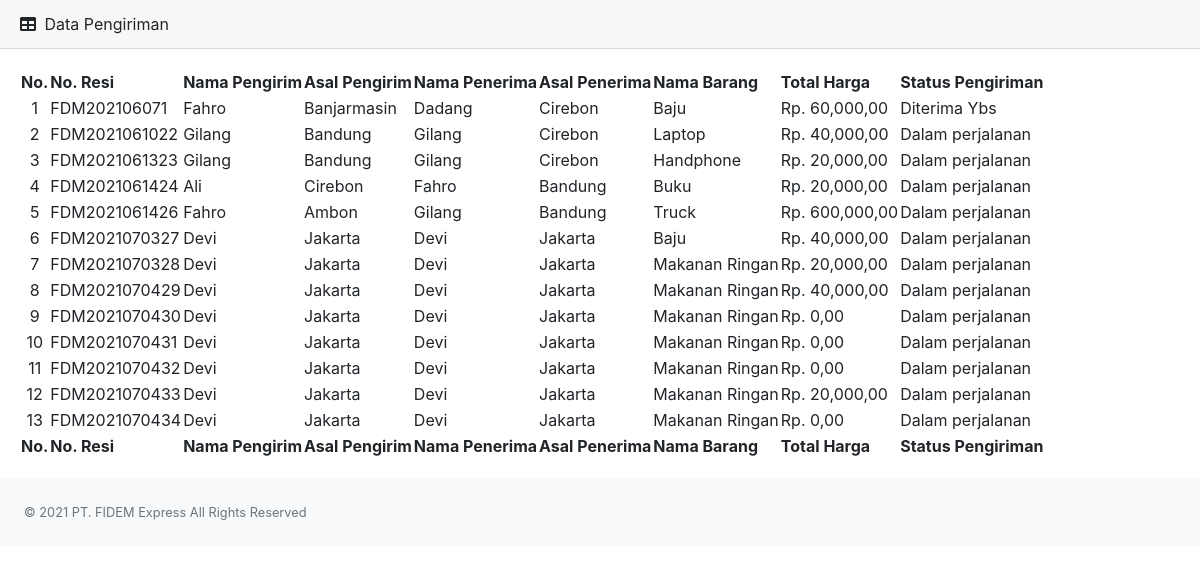
/admin/index.php (signed in), run on the app's committed database.
### tables this page shows
CREATE TABLE `order` (
  `id` int(11) NOT NULL,
  `no_resi` varchar(50) NOT NULL,
  `tgl_transaksi` varchar(25) NOT NULL,
  `nama_pengirim` varchar(100) NOT NULL,
  `asal_pengirim` varchar(50) NOT NULL,
  `alamat_pengirim` varchar(500) NOT NULL,
  `pos_pengirim` varchar(10) NOT NULL,
  `nomor_pengirim` varchar(25) NOT NULL,
  `nama_penerima` varchar(100) NOT NULL,
  `asal_penerima` varchar(50) NOT NULL,
  `alamat_penerima` varchar(500) NOT NULL,
  `pos_penerima` varchar(10) NOT NULL,
  `nomor_penerima` varchar(25) NOT NULL,
  `nama_barang` varchar(50) NOT NULL,
  `berat_barang` varchar(10) NOT NULL,
  `jenis_barang` varchar(30) NOT NULL,
  `banyak_barang` varchar(5) NOT NULL,
  `total_transaksi` varchar(50) NOT NULL,
  `status` varchar(100) NOT NULL
);

### admin/functions.php (called while the page is built, shortened)
<?php
function rupiah($harga)
{
    $hasil = "Rp. " . number_format($harga, '2', ',', ',');
    return $hasil;
}

### admin/index.php (the view, shortened to what this page needs)
<?php
require "functions.php";
?>
<!DOCTYPE html>
<html lang="en">
<head>
    <link href="https://cdn.jsdelivr.net/npm/simple-datatables@latest/dist/style.css" rel="stylesheet" />
    <link href="css/styles.css" rel="stylesheet" />
    <link rel="stylesheet" href="https://stackpath.bootstrapcdn.com/bootstrap/4.5.0/css/bootstrap.min.css">
    <link rel="stylesheet" href="https://maxcdn.bootstrapcdn.com/font-awesome/4.7.0/css/font-awesome.min.css">
</head>
                        <div class="card-header">
                            <i class="fas fa-table me-1"></i> Data Pengiriman
                        </div>
                        <div class="card-body">
                            <table id="datatablesSimple">
                                <thead>
                                    <tr>
                                        <th style="text-align: center;">No.</th>
                                        <th>No. Resi</th>
                                        <th>Nama Pengirim</th>
                                        <th>Asal Pengirim</th>
                                        <th>Nama Penerima</th>
                                        <th>Asal Penerima</th>
                                        <th>Nama Barang</th>
                                        <th>Total Harga</th>
                                        <th>Status Pengiriman</th>
                                    </tr>
                                </thead>
                                <tfoot>
                                    <tr>
                                        <th style="text-align: center;">No.</th>
                                        <th>No. Resi</th>
                                        <th>Nama Pengirim</th>
                                        <th>Asal Pengirim</th>
                                        <th>Nama Penerima</th>
                                        <th>Asal Penerima</th>
                                        <th>Nama Barang</th>
                                        <th>Total Harga</th>
                                        <th>Status Pengiriman</th>
                                    </tr>
                                </tfoot>
                                <?php
                                $no = 1;
                                $data = mysqli_query($conn, "SELECT * from `order`");
                                while ($d = mysqli_fetch_array($data)) {
                                    ?>
                                    <tr>
                                        <td style="text-align: center;"><?php echo $no++; ?></td>
                                        <td><?php echo $d['no_resi']; ?></td>
                                        <td><?php echo $d['nama_pengirim']; ?></td>
                                        <td><?php echo $d['asal_pengirim']; ?></td>
                                        <td><?php echo $d['nama_penerima']; ?></td>
                                        <td><?php echo $d['asal_penerima']; ?></td>
                                        <td><?php echo $d['nama_barang']; ?></td>
                                        <td><?php echo rupiah($d['total_transaksi']); ?></td>
                                        <td><?php echo $d['status']; ?></td>
                                    </tr>
                        </div>
                    <?php
                                }
                                ?>
        <footer class="py-4 bg-light mt-auto">
            <div class="container-fluid px-4">
                <div class="d-flex align-items-center justify-content-between small">
                    <div class="text-muted">&copy; 2021 PT. FIDEM Express All Rights Reserved</div>
                </div>
            </div>
        </footer>
</body>
</html>

### data on the page
order: no_resi "FDM202106071", nama_pengirim "Fahro", asal_pengirim "Banjarmasin", nama_penerima "Dadang", asal_penerima "Cirebon", nama_barang "Baju", total_transaksi "Rp. 60,000,00", status "Diterima Ybs"
order: no_resi "FDM2021061022", nama_pengirim "Gilang", asal_pengirim "Bandung", nama_penerima "Gilang", asal_penerima "Cirebon", nama_barang "Laptop", total_transaksi "Rp. 40,000,00", status "Dalam perjalanan"
order: no_resi "FDM2021061323", nama_pengirim "Gilang", asal_pengirim "Bandung", nama_penerima "Gilang", asal_penerima "Cirebon", nama_barang "Handphone", total_transaksi "Rp. 20,000,00", status "Dalam perjalanan"
order: no_resi "FDM2021061424", nama_pengirim "Ali", asal_pengirim "Cirebon", nama_penerima "Fahro", asal_penerima "Bandung", nama_barang "Buku", total_transaksi "Rp. 20,000,00", status "Dalam perjalanan"
order: no_resi "FDM2021061426", nama_pengirim "Fahro", asal_pengirim "Ambon", nama_penerima "Gilang", asal_penerima "Bandung", nama_barang "Truck", total_transaksi "Rp. 600,000,00", status "Dalam perjalanan"
order: no_resi "FDM2021070327", nama_pengirim "Devi", asal_pengirim "Jakarta", nama_penerima "Devi", asal_penerima "Jakarta", nama_barang "Baju", total_transaksi "Rp. 40,000,00", status "Dalam perjalanan"
order: no_resi "FDM2021070328", nama_pengirim "Devi", asal_pengirim "Jakarta", nama_penerima "Devi", asal_penerima "Jakarta", nama_barang "Makanan Ringan", total_transaksi "Rp. 20,000,00", status "Dalam perjalanan"
order: no_resi "FDM2021070429", nama_pengirim "Devi", asal_pengirim "Jakarta", nama_penerima "Devi", asal_penerima "Jakarta", nama_barang "Makanan Ringan", total_transaksi "Rp. 40,000,00", status "Dalam perjalanan"
order: no_resi "FDM2021070430", nama_pengirim "Devi", asal_pengirim "Jakarta", nama_penerima "Devi", asal_penerima "Jakarta", nama_barang "Makanan Ringan", total_transaksi "Rp. 0,00", status "Dalam perjalanan"
order: no_resi "FDM2021070431", nama_pengirim "Devi", asal_pengirim "Jakarta", nama_penerima "Devi", asal_penerima "Jakarta", nama_barang "Makanan Ringan", total_transaksi "Rp. 0,00", status "Dalam perjalanan"
order: no_resi "FDM2021070432", nama_pengirim "Devi", asal_pengirim "Jakarta", nama_penerima "Devi", asal_penerima "Jakarta", nama_barang "Makanan Ringan", total_transaksi "Rp. 0,00", status "Dalam perjalanan"
order: no_resi "FDM2021070433", nama_pengirim "Devi", asal_pengirim "Jakarta", nama_penerima "Devi", asal_penerima "Jakarta", nama_barang "Makanan Ringan", total_transaksi "Rp. 20,000,00", status "Dalam perjalanan"
order: no_resi "FDM2021070434", nama_pengirim "Devi", asal_pengirim "Jakarta", nama_penerima "Devi", asal_penerima "Jakarta", nama_barang "Makanan Ringan", total_transaksi "Rp. 0,00", status "Dalam perjalanan"
